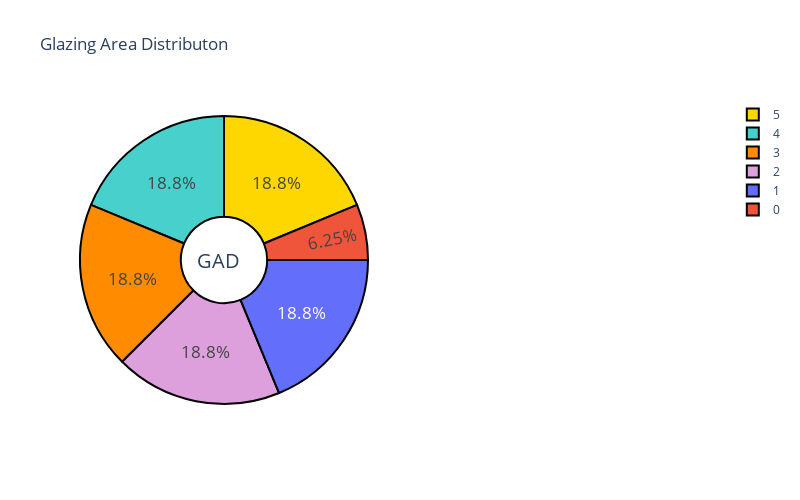

The notebook cell saved with this chart:
### Code cell
fig = make_subplots(rows=1, cols=2, specs=[[{'type':'domain'}, {'type':'domain'}]])

fig.add_trace(
    go.Pie(values=train_types1, labels=train_types1.index.tolist(), name="Glazing Area Distribution" , hole=.3),
              1, 1)

fig.update_traces(hoverinfo='label+percent+value', textinfo='percent', textfont_size=17, textposition="inside",
                  marker=dict(colors=['gold', 'mediumturquoise', 'darkorange', 'plum'],  
                              line=dict(color='#000000', width=2)
                             )
                 )

fig.update_layout(
    title_text="Glazing Area Distributon",
    height=500, width=800,
    annotations=[dict(text='GAD', x=0.18, y=0.5, font_size=20, showarrow=False)]
)

fig.show()

### Figure 1 — Plotly figure (JSON) as saved in the notebook; plotly's stock layout.template omitted (floating-point values rounded to 4 significant figures)
{"data": [{"domain": {"x": [0, 0.45], "y": [0, 1]}, "hole": 0.3, "hoverinfo": "label+percent+value", "labels": [5, 4, 3, 2, 1, 0], "marker": {"colors": ["gold", "mediumturquoise", "darkorange", "plum"], "line": {"color": "#000000", "width": 2}}, "name": "Glazing Area Distribution", "textfont": {"size": 17}, "textinfo": "percent", "textposition": "inside", "type": "pie", "values": [144, 144, 144, 144, 144, 48]}], "layout": {"annotations": [{"font": {"size": 20}, "showarrow": false, "text": "GAD", "x": 0.18, "y": 0.5}], "height": 500, "title": {"text": "Glazing Area Distributon"}, "width": 800}}
